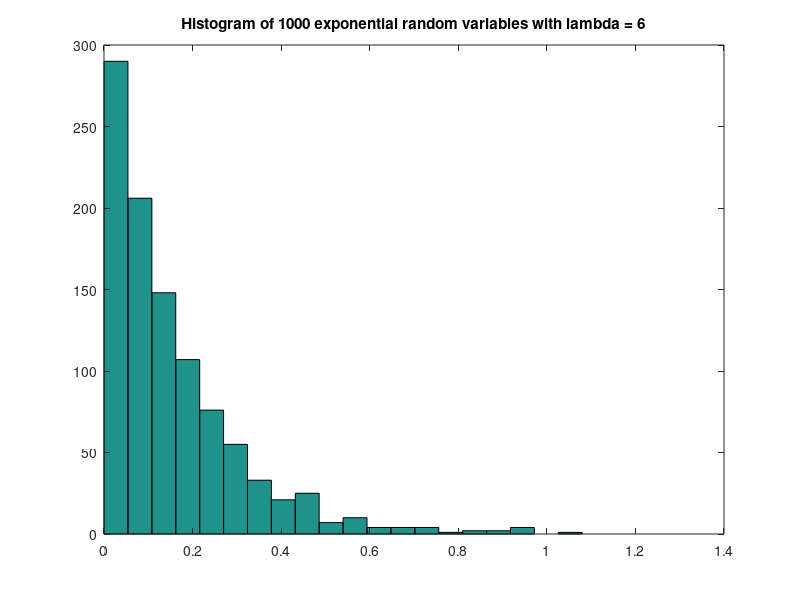
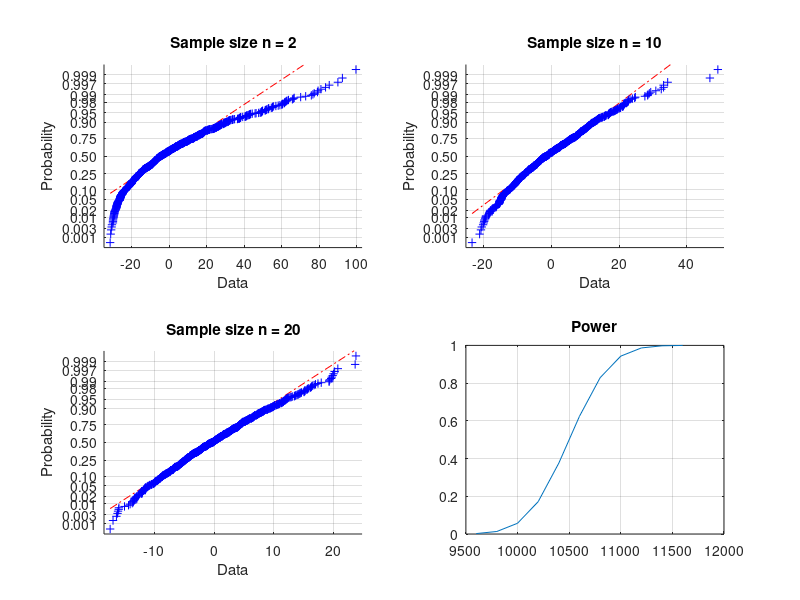
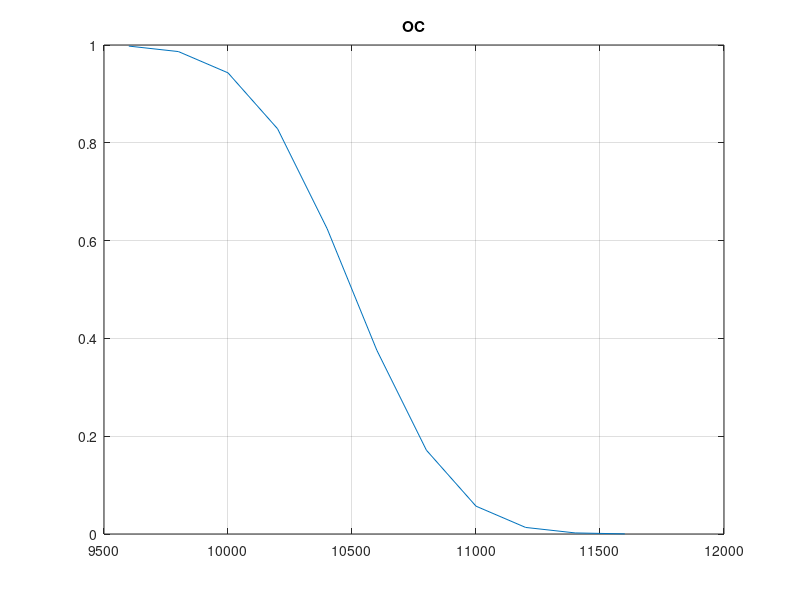

Reproduce these figures in MATLAB, in order. (Note: this script raises an error after producing the figures.)
# 15.075StatisticalThinkingandDataAnalysis

# Exercise 1 

# Central Limit Theorem, Xi is exponential 

clear all;
clc;
close all;



# a. generate 1000 random numbers from the exponential distribution with λ=6. Plot them in a histogram. 

num_samples = 1000;
lambda = 6;
mu = 1/lambda;
sigma = mu;

x = exprnd(mu,num_samples,1);

hist(x,20);

title('Histogram of 1000 exponential random variables with lambda = 6');

# b,c,d, e
# b. n = 2 repeat the following 1000 times, generate a random sample of n numbers from the exponential distribution λ=6.e 

#c. Compute sample mean of n numbers and standardize it using the true mean and standard deviation of the distribution 

#d. Make histogram and normal plot of the 1000 sample means

# e. n = 10,20, 100. Plot 
sample_sizes = [2 10 20 100];
figure;
for i = 1:length(sample_sizes)
    sample_size = sample_sizes(i);
    x = exprnd(mu,num_samples,sample_size);
    sample_mean = mean(x');
    z_score = (sample_mean - mu)/(sigma/sqrt(num_samples));
    
    % Plot a histogram z-scores
    subplot(2,2,i);
    hist(z_score);
    title(['Sample size n = ', num2str(sample_size)])
    
    % Plot a normal plot of z-scores
    subplot(2,2,i);
    normplot(z_score);
    title(['Sample size n = ', num2str(sample_size)])
end



# Exercise 2 . Solve 6.23 from the book 
# a. α‐risk=0.05. Calculate B risk μ=1
clear all;
clc;
close all;

% Parameters
level = 0.05;
mu_0 = 0;
mu = 1;
sigma = 1;
n = 9;
num_samples = 100;
% Reject if sample mean is greater than critical_value
critical_value = mu_0+norminv(1-level)*sigma/sqrt(n);
% Generate 100 samples of size n with mean mu_0
x = sigma*randn(num_samples,n)+mu_0;
x_bar = mean(x');
a_risk = sum(x_bar>critical_value)/num_samples;
% Generate 100 samples of size n with mean mu
x = sigma*randn(num_samples,n)+mu;
x_bar = mean(x');
b_risk = sum(x_bar<critical_value)/num_samples;



# Exercise 3. Solve 6.25 from the book 


clear all;
clc;
close all;

sigma = 1000;
n = 10;
% We reject when x_bar is greater than the critical value

critical_value = 10500;
mu = 9600:200:11600;

power = 1-normcdf((critical_value-mu)*sqrt(n)/sigma);
oc = 1-power;


plot(mu,power);
grid;
title('Power'); 


figure;
plot(mu,oc);
grid;
title('OC'); 




# Exercise 4. 

# α=0.05
# Hypothesis test to determine if the mean settitng greater than 200F 

# Null and alternative hypothesises 

#a. appropriate confidence interval 
#b.distribution of the test statistics
#c. p value 

clear all;
clc;
close all;

x = [202.2,203.4,200.5,202.5,206.3,198.0,203.7,200.8,201.3,199.0];

mu = 200;
alpha = 0.05;

[h p ci stats] = ttest(x,mu,alpha, 'right');


# t-test is used 
# Ho is reject because
# 95%CIis[200.3729, ∞),whichdoesnotcontain200
# observedvalueofthet‐teststatisticis2.3223,whichislargerthant9,0.05=1.833
# p‐valueis0.0227,whichissmallerthanthesignificancelevelα=0.05













